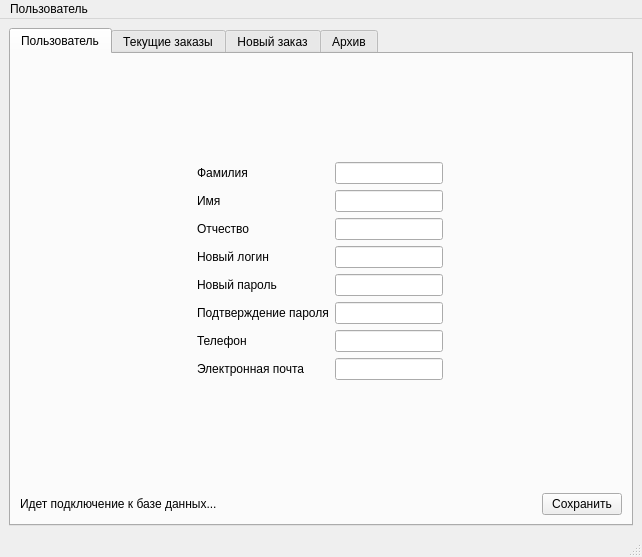
<?xml version="1.0" encoding="UTF-8"?>
<ui version="4.0">
 <class>User_main</class>
 <widget class="QMainWindow" name="User_main">
  <property name="geometry">
   <rect>
    <x>0</x>
    <y>0</y>
    <width>642</width>
    <height>557</height>
   </rect>
  </property>
  <property name="windowTitle">
   <string>MainWindow</string>
  </property>
  <widget class="QWidget" name="centralwidget">
   <layout class="QGridLayout" name="gridLayout_2">
    <item row="1" column="0">
     <widget class="QTabWidget" name="tabWidget">
      <property name="currentIndex">
       <number>0</number>
      </property>
      <widget class="QWidget" name="tab">
       <attribute name="title">
        <string>Пользователь</string>
       </attribute>
       <layout class="QGridLayout" name="gridLayout_3">
        <item row="1" column="0">
         <spacer name="horizontalSpacer">
          <property name="orientation">
           <enum>Qt::Horizontal</enum>
          </property>
          <property name="sizeHint" stdset="0">
           <size>
            <width>40</width>
            <height>20</height>
           </size>
          </property>
         </spacer>
        </item>
        <item row="2" column="1">
         <spacer name="verticalSpacer_2">
          <property name="orientation">
           <enum>Qt::Vertical</enum>
          </property>
          <property name="sizeHint" stdset="0">
           <size>
            <width>20</width>
            <height>122</height>
           </size>
          </property>
         </spacer>
        </item>
        <item row="1" column="2">
         <spacer name="horizontalSpacer_2">
          <property name="orientation">
           <enum>Qt::Horizontal</enum>
          </property>
          <property name="sizeHint" stdset="0">
           <size>
            <width>40</width>
            <height>20</height>
           </size>
          </property>
         </spacer>
        </item>
        <item row="0" column="1">
         <spacer name="verticalSpacer">
          <property name="orientation">
           <enum>Qt::Vertical</enum>
          </property>
          <property name="sizeType">
           <enum>QSizePolicy::Expanding</enum>
          </property>
          <property name="sizeHint" stdset="0">
           <size>
            <width>248</width>
            <height>115</height>
           </size>
          </property>
         </spacer>
        </item>
        <item row="1" column="1">
         <layout class="QGridLayout" name="gridLayout">
          <item row="2" column="1">
           <widget class="QLineEdit" name="lineEdit_middle_name">
            <property name="sizePolicy">
             <sizepolicy hsizetype="Fixed" vsizetype="Fixed">
              <horstretch>0</horstretch>
              <verstretch>0</verstretch>
             </sizepolicy>
            </property>
            <property name="styleSheet">
             <string notr="true"/>
            </property>
           </widget>
          </item>
          <item row="5" column="0">
           <widget class="QLabel" name="label_6">
            <property name="sizePolicy">
             <sizepolicy hsizetype="Fixed" vsizetype="Fixed">
              <horstretch>0</horstretch>
              <verstretch>0</verstretch>
             </sizepolicy>
            </property>
            <property name="maximumSize">
             <size>
              <width>16777215</width>
              <height>16777215</height>
             </size>
            </property>
            <property name="styleSheet">
             <string notr="true"/>
            </property>
            <property name="text">
             <string>Подтверждение пароля</string>
            </property>
            <property name="margin">
             <number>0</number>
            </property>
           </widget>
          </item>
          <item row="4" column="1">
           <widget class="QLineEdit" name="lineE_passwd">
            <property name="enabled">
             <bool>true</bool>
            </property>
            <property name="sizePolicy">
             <sizepolicy hsizetype="Fixed" vsizetype="Fixed">
              <horstretch>0</horstretch>
              <verstretch>0</verstretch>
             </sizepolicy>
            </property>
            <property name="baseSize">
             <size>
              <width>0</width>
              <height>0</height>
             </size>
            </property>
            <property name="focusPolicy">
             <enum>Qt::StrongFocus</enum>
            </property>
            <property name="styleSheet">
             <string notr="true"/>
            </property>
            <property name="alignment">
             <set>Qt::AlignLeading|Qt::AlignLeft|Qt::AlignVCenter</set>
            </property>
           </widget>
          </item>
          <item row="1" column="0">
           <widget class="QLabel" name="label_4">
            <property name="sizePolicy">
             <sizepolicy hsizetype="Fixed" vsizetype="Fixed">
              <horstretch>0</horstretch>
              <verstretch>0</verstretch>
             </sizepolicy>
            </property>
            <property name="text">
             <string>Имя</string>
            </property>
            <property name="alignment">
             <set>Qt::AlignLeading|Qt::AlignLeft|Qt::AlignVCenter</set>
            </property>
           </widget>
          </item>
          <item row="5" column="1">
           <widget class="QLineEdit" name="line_passwd_confirm">
            <property name="sizePolicy">
             <sizepolicy hsizetype="Fixed" vsizetype="Fixed">
              <horstretch>0</horstretch>
              <verstretch>0</verstretch>
             </sizepolicy>
            </property>
            <property name="styleSheet">
             <string notr="true"/>
            </property>
           </widget>
          </item>
          <item row="0" column="1">
           <widget class="QLineEdit" name="lineE_surname">
            <property name="sizePolicy">
             <sizepolicy hsizetype="Fixed" vsizetype="Fixed">
              <horstretch>0</horstretch>
              <verstretch>0</verstretch>
             </sizepolicy>
            </property>
            <property name="styleSheet">
             <string notr="true"/>
            </property>
           </widget>
          </item>
          <item row="0" column="0">
           <widget class="QLabel" name="label_3">
            <property name="sizePolicy">
             <sizepolicy hsizetype="Fixed" vsizetype="Fixed">
              <horstretch>0</horstretch>
              <verstretch>0</verstretch>
             </sizepolicy>
            </property>
            <property name="text">
             <string>Фамилия</string>
            </property>
            <property name="alignment">
             <set>Qt::AlignLeading|Qt::AlignLeft|Qt::AlignVCenter</set>
            </property>
           </widget>
          </item>
          <item row="6" column="0">
           <widget class="QLabel" name="label_2">
            <property name="text">
             <string>Телефон</string>
            </property>
           </widget>
          </item>
          <item row="1" column="1">
           <widget class="QLineEdit" name="lineEdit_name">
            <property name="sizePolicy">
             <sizepolicy hsizetype="Fixed" vsizetype="Fixed">
              <horstretch>0</horstretch>
              <verstretch>0</verstretch>
             </sizepolicy>
            </property>
            <property name="styleSheet">
             <string notr="true"/>
            </property>
           </widget>
          </item>
          <item row="3" column="1">
           <widget class="QLineEdit" name="lineE_login">
            <property name="sizePolicy">
             <sizepolicy hsizetype="Fixed" vsizetype="Fixed">
              <horstretch>0</horstretch>
              <verstretch>0</verstretch>
             </sizepolicy>
            </property>
            <property name="styleSheet">
             <string notr="true"/>
            </property>
            <property name="text">
             <string/>
            </property>
           </widget>
          </item>
          <item row="3" column="0">
           <widget class="QLabel" name="lbl_login">
            <property name="enabled">
             <bool>true</bool>
            </property>
            <property name="sizePolicy">
             <sizepolicy hsizetype="Fixed" vsizetype="Fixed">
              <horstretch>0</horstretch>
              <verstretch>0</verstretch>
             </sizepolicy>
            </property>
            <property name="baseSize">
             <size>
              <width>0</width>
              <height>0</height>
             </size>
            </property>
            <property name="focusPolicy">
             <enum>Qt::NoFocus</enum>
            </property>
            <property name="text">
             <string>Новый логин</string>
            </property>
            <property name="alignment">
             <set>Qt::AlignLeading|Qt::AlignLeft|Qt::AlignVCenter</set>
            </property>
           </widget>
          </item>
          <item row="2" column="0">
           <widget class="QLabel" name="label_5">
            <property name="sizePolicy">
             <sizepolicy hsizetype="Fixed" vsizetype="Fixed">
              <horstretch>0</horstretch>
              <verstretch>0</verstretch>
             </sizepolicy>
            </property>
            <property name="text">
             <string>Отчество</string>
            </property>
            <property name="alignment">
             <set>Qt::AlignLeading|Qt::AlignLeft|Qt::AlignVCenter</set>
            </property>
           </widget>
          </item>
          <item row="4" column="0">
           <widget class="QLabel" name="lbl_passwd">
            <property name="enabled">
             <bool>true</bool>
            </property>
            <property name="sizePolicy">
             <sizepolicy hsizetype="Fixed" vsizetype="Fixed">
              <horstretch>0</horstretch>
              <verstretch>0</verstretch>
             </sizepolicy>
            </property>
            <property name="baseSize">
             <size>
              <width>0</width>
              <height>0</height>
             </size>
            </property>
            <property name="focusPolicy">
             <enum>Qt::NoFocus</enum>
            </property>
            <property name="text">
             <string>Новый пароль</string>
            </property>
            <property name="alignment">
             <set>Qt::AlignLeading|Qt::AlignLeft|Qt::AlignVCenter</set>
            </property>
           </widget>
          </item>
          <item row="7" column="0">
           <widget class="QLabel" name="label_7">
            <property name="text">
             <string>Электронная почта</string>
            </property>
           </widget>
          </item>
          <item row="6" column="1">
           <widget class="QLineEdit" name="lineEdit">
            <property name="sizePolicy">
             <sizepolicy hsizetype="Fixed" vsizetype="Fixed">
              <horstretch>0</horstretch>
              <verstretch>0</verstretch>
             </sizepolicy>
            </property>
           </widget>
          </item>
          <item row="7" column="1">
           <widget class="QLineEdit" name="lineEdit_2">
            <property name="sizePolicy">
             <sizepolicy hsizetype="Fixed" vsizetype="Fixed">
              <horstretch>0</horstretch>
              <verstretch>0</verstretch>
             </sizepolicy>
            </property>
           </widget>
          </item>
         </layout>
        </item>
        <item row="3" column="0" colspan="3">
         <layout class="QGridLayout" name="gridLayout_5">
          <item row="0" column="2">
           <widget class="QPushButton" name="pB_confirm_register">
            <property name="text">
             <string>Сохранить</string>
            </property>
           </widget>
          </item>
          <item row="0" column="0">
           <widget class="QLabel" name="label">
            <property name="text">
             <string>Идет подключение к базе данных...</string>
            </property>
            <property name="alignment">
             <set>Qt::AlignLeading|Qt::AlignLeft|Qt::AlignVCenter</set>
            </property>
           </widget>
          </item>
          <item row="0" column="1">
           <spacer name="horizontalSpacer_3">
            <property name="orientation">
             <enum>Qt::Horizontal</enum>
            </property>
            <property name="sizeHint" stdset="0">
             <size>
              <width>40</width>
              <height>20</height>
             </size>
            </property>
           </spacer>
          </item>
         </layout>
        </item>
       </layout>
      </widget>
      <widget class="QWidget" name="tab_2">
       <attribute name="title">
        <string>Текущие заказы</string>
       </attribute>
       <layout class="QGridLayout" name="gridLayout_10">
        <item row="0" column="0">
         <widget class="QTableView" name="tableView"/>
        </item>
        <item row="1" column="0">
         <layout class="QGridLayout" name="gridLayout_9">
          <item row="0" column="1">
           <spacer name="horizontalSpacer_7">
            <property name="orientation">
             <enum>Qt::Horizontal</enum>
            </property>
            <property name="sizeHint" stdset="0">
             <size>
              <width>40</width>
              <height>20</height>
             </size>
            </property>
           </spacer>
          </item>
          <item row="0" column="0">
           <widget class="QLabel" name="label_15">
            <property name="text">
             <string>Идет подключение к базе данных...</string>
            </property>
            <property name="alignment">
             <set>Qt::AlignLeading|Qt::AlignLeft|Qt::AlignVCenter</set>
            </property>
           </widget>
          </item>
         </layout>
        </item>
       </layout>
      </widget>
      <widget class="QWidget" name="tab_4">
       <attribute name="title">
        <string>Новый заказ</string>
       </attribute>
       <layout class="QGridLayout" name="gridLayout_8">
        <item row="1" column="0">
         <spacer name="horizontalSpacer_4">
          <property name="orientation">
           <enum>Qt::Horizontal</enum>
          </property>
          <property name="sizeHint" stdset="0">
           <size>
            <width>40</width>
            <height>20</height>
           </size>
          </property>
         </spacer>
        </item>
        <item row="2" column="1">
         <spacer name="verticalSpacer_4">
          <property name="orientation">
           <enum>Qt::Vertical</enum>
          </property>
          <property name="sizeHint" stdset="0">
           <size>
            <width>20</width>
            <height>40</height>
           </size>
          </property>
         </spacer>
        </item>
        <item row="3" column="0" colspan="3">
         <layout class="QGridLayout" name="gridLayout_7">
          <item row="0" column="2">
           <widget class="QPushButton" name="pB_confirm_register_2">
            <property name="text">
             <string>Сохранить</string>
            </property>
           </widget>
          </item>
          <item row="0" column="0">
           <widget class="QLabel" name="label_14">
            <property name="text">
             <string>Идет подключение к базе данных...</string>
            </property>
            <property name="alignment">
             <set>Qt::AlignLeading|Qt::AlignLeft|Qt::AlignVCenter</set>
            </property>
           </widget>
          </item>
          <item row="0" column="1">
           <spacer name="horizontalSpacer_6">
            <property name="orientation">
             <enum>Qt::Horizontal</enum>
            </property>
            <property name="sizeHint" stdset="0">
             <size>
              <width>40</width>
              <height>20</height>
             </size>
            </property>
           </spacer>
          </item>
         </layout>
        </item>
        <item row="1" column="2">
         <spacer name="horizontalSpacer_5">
          <property name="orientation">
           <enum>Qt::Horizontal</enum>
          </property>
          <property name="sizeHint" stdset="0">
           <size>
            <width>40</width>
            <height>20</height>
           </size>
          </property>
         </spacer>
        </item>
        <item row="0" column="1">
         <spacer name="verticalSpacer_3">
          <property name="orientation">
           <enum>Qt::Vertical</enum>
          </property>
          <property name="sizeHint" stdset="0">
           <size>
            <width>20</width>
            <height>40</height>
           </size>
          </property>
         </spacer>
        </item>
        <item row="1" column="1">
         <layout class="QGridLayout" name="gridLayout_6">
          <item row="3" column="0">
           <widget class="QLabel" name="label_12">
            <property name="text">
             <string>Тип транспорта</string>
            </property>
           </widget>
          </item>
          <item row="1" column="1">
           <widget class="QComboBox" name="comboBox_2"/>
          </item>
          <item row="4" column="1">
           <widget class="QComboBox" name="comboBox_5">
            <property name="sizePolicy">
             <sizepolicy hsizetype="Preferred" vsizetype="Fixed">
              <horstretch>0</horstretch>
              <verstretch>0</verstretch>
             </sizepolicy>
            </property>
           </widget>
          </item>
          <item row="6" column="1">
           <widget class="QDateEdit" name="dateEdit"/>
          </item>
          <item row="6" column="0">
           <widget class="QLabel" name="label_11">
            <property name="text">
             <string>Срок сдачи</string>
            </property>
           </widget>
          </item>
          <item row="0" column="1">
           <widget class="QComboBox" name="comboBox"/>
          </item>
          <item row="0" column="0">
           <widget class="QLabel" name="label_8">
            <property name="text">
             <string>Тип изделия</string>
            </property>
           </widget>
          </item>
          <item row="3" column="1">
           <widget class="QComboBox" name="comboBox_4"/>
          </item>
          <item row="2" column="1">
           <widget class="QComboBox" name="comboBox_3"/>
          </item>
          <item row="4" column="0">
           <widget class="QLabel" name="label_13">
            <property name="text">
             <string>Номер маршрута</string>
            </property>
           </widget>
          </item>
          <item row="1" column="0">
           <widget class="QLabel" name="label_9">
            <property name="text">
             <string>Размер</string>
            </property>
           </widget>
          </item>
          <item row="2" column="0">
           <widget class="QLabel" name="label_10">
            <property name="text">
             <string>Толщина</string>
            </property>
           </widget>
          </item>
          <item row="5" column="1">
           <widget class="QSpinBox" name="spinBox">
            <property name="minimum">
             <number>1</number>
            </property>
            <property name="maximum">
             <number>100</number>
            </property>
           </widget>
          </item>
          <item row="5" column="0">
           <widget class="QLabel" name="label_17">
            <property name="text">
             <string>Количество</string>
            </property>
           </widget>
          </item>
         </layout>
        </item>
       </layout>
      </widget>
      <widget class="QWidget" name="tab_3">
       <attribute name="title">
        <string>Архив</string>
       </attribute>
       <layout class="QGridLayout" name="gridLayout_12">
        <item row="0" column="0">
         <widget class="QTableView" name="tableView_2"/>
        </item>
        <item row="1" column="0">
         <layout class="QGridLayout" name="gridLayout_11">
          <item row="0" column="1">
           <spacer name="horizontalSpacer_8">
            <property name="orientation">
             <enum>Qt::Horizontal</enum>
            </property>
            <property name="sizeHint" stdset="0">
             <size>
              <width>40</width>
              <height>20</height>
             </size>
            </property>
           </spacer>
          </item>
          <item row="0" column="0">
           <widget class="QLabel" name="label_16">
            <property name="text">
             <string>Идет подключение к базе данных...</string>
            </property>
            <property name="alignment">
             <set>Qt::AlignLeading|Qt::AlignLeft|Qt::AlignVCenter</set>
            </property>
           </widget>
          </item>
         </layout>
        </item>
       </layout>
      </widget>
     </widget>
    </item>
   </layout>
  </widget>
  <widget class="QMenuBar" name="menubar">
   <property name="geometry">
    <rect>
     <x>0</x>
     <y>0</y>
     <width>642</width>
     <height>21</height>
    </rect>
   </property>
   <widget class="QMenu" name="menu">
    <property name="title">
     <string>Пользователь</string>
    </property>
   </widget>
   <addaction name="menu"/>
  </widget>
  <widget class="QStatusBar" name="statusbar"/>
 </widget>
 <resources/>
 <connections/>
</ui>
